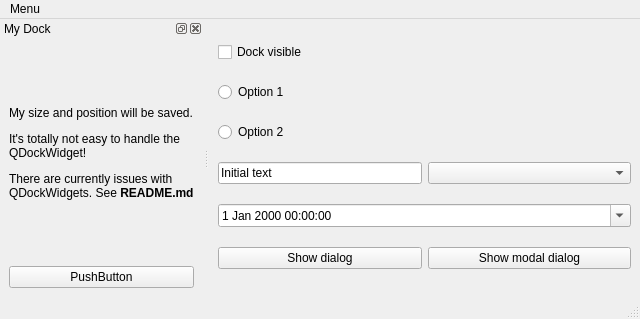
<?xml version="1.0" encoding="UTF-8"?>
<ui version="4.0">
 <class>MainWindow</class>
 <widget class="QMainWindow" name="MainWindow">
  <property name="geometry">
   <rect>
    <x>0</x>
    <y>0</y>
    <width>640</width>
    <height>319</height>
   </rect>
  </property>
  <property name="windowTitle">
   <string>Sample UI</string>
  </property>
  <widget class="QWidget" name="centralwidget">
   <layout class="QGridLayout" name="gridLayout" columnstretch="1,1">
    <item row="4" column="0">
     <widget class="QLineEdit" name="lineEdit">
      <property name="text">
       <string>Initial text</string>
      </property>
     </widget>
    </item>
    <item row="5" column="0" colspan="2">
     <widget class="QDateTimeEdit" name="dateTimeEdit">
      <property name="calendarPopup">
       <bool>true</bool>
      </property>
     </widget>
    </item>
    <item row="0" column="0">
     <widget class="QCheckBox" name="checkBox">
      <property name="text">
       <string>Dock visible</string>
      </property>
     </widget>
    </item>
    <item row="1" column="0">
     <widget class="QRadioButton" name="radioButton">
      <property name="text">
       <string>Option 1</string>
      </property>
     </widget>
    </item>
    <item row="4" column="1">
     <widget class="QComboBox" name="comboBox"/>
    </item>
    <item row="2" column="0">
     <widget class="QRadioButton" name="radioButton_2">
      <property name="text">
       <string>Option 2</string>
      </property>
     </widget>
    </item>
    <item row="6" column="0">
     <widget class="QPushButton" name="pushButton">
      <property name="text">
       <string>Show dialog</string>
      </property>
     </widget>
    </item>
    <item row="6" column="1">
     <widget class="QPushButton" name="pushButtonModal">
      <property name="text">
       <string>Show modal dialog</string>
      </property>
     </widget>
    </item>
   </layout>
  </widget>
  <widget class="QMenuBar" name="menubar">
   <property name="geometry">
    <rect>
     <x>0</x>
     <y>0</y>
     <width>640</width>
     <height>35</height>
    </rect>
   </property>
   <widget class="QMenu" name="menuOptions">
    <property name="title">
     <string>Menu</string>
    </property>
    <addaction name="actionOptions"/>
   </widget>
   <addaction name="menuOptions"/>
  </widget>
  <widget class="QStatusBar" name="statusbar"/>
  <widget class="QDockWidget" name="dockWidget">
   <property name="features">
    <set>QDockWidget::AllDockWidgetFeatures</set>
   </property>
   <property name="allowedAreas">
    <set>Qt::AllDockWidgetAreas</set>
   </property>
   <property name="windowTitle">
    <string>My Dock</string>
   </property>
   <attribute name="dockWidgetArea">
    <number>1</number>
   </attribute>
   <widget class="QWidget" name="dockWidgetContents">
    <layout class="QVBoxLayout" name="verticalLayout">
     <item>
      <widget class="QLabel" name="label">
       <property name="text">
        <string>&lt;html&gt;&lt;head/&gt;&lt;body&gt;&lt;p&gt;My size and position will be saved.&lt;/p&gt;&lt;p&gt;It's totally not easy to handle the QDockWidget!&lt;/p&gt;&lt;p&gt;There are currently issues with QDockWidgets. See &lt;strong&gt;README.md&lt;/strong&gt;&lt;/p&gt;&lt;/body&gt;&lt;/html&gt;</string>
       </property>
       <property name="wordWrap">
        <bool>true</bool>
       </property>
      </widget>
     </item>
     <item>
      <widget class="QPushButton" name="pushButton_2">
       <property name="text">
        <string>PushButton</string>
       </property>
      </widget>
     </item>
    </layout>
   </widget>
  </widget>
  <action name="actionOptions">
   <property name="text">
    <string>Options</string>
   </property>
  </action>
 </widget>
 <tabstops>
  <tabstop>checkBox</tabstop>
  <tabstop>radioButton</tabstop>
  <tabstop>radioButton_2</tabstop>
  <tabstop>lineEdit</tabstop>
  <tabstop>comboBox</tabstop>
  <tabstop>dateTimeEdit</tabstop>
  <tabstop>pushButton</tabstop>
  <tabstop>pushButtonModal</tabstop>
 </tabstops>
 <resources/>
 <connections/>
</ui>
